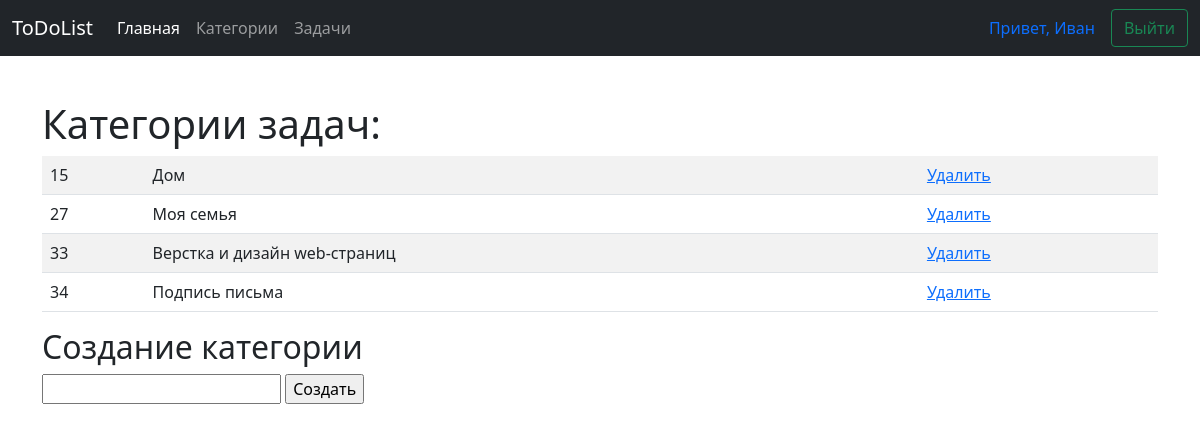
Screenshot of /index.php?page=c (signed in) with the database file from the repository.
### tables this page shows
CREATE TABLE `category` (
  `id` int(10) UNSIGNED NOT NULL,
  `name` varchar(255) NOT NULL,
  `id_user` int(10) UNSIGNED NOT NULL
);

### categories.php (the view)
<h1>Категории задач:</h1>
<table class="table table-striped">
<?php
$result = $conn->query("SELECT * FROM category WHERE id_user=". $_SESSION['id']);
while ($row = $result->fetch()) {
    echo '<tr>';
    echo '<td>' .  $row['id']. '</td><td>' . $row['name'] . '</td>';
    echo '<td><a href=deletecategory.php?id='.$row['id'].'>Удалить</a></td>';
    echo '</tr>';
}
?>
<?php if (isset($_SESSION['login'])): ?>
</table>
<h2>Создание категории</h2>
<form method="get" action="insertcategory.php">
    <input type="text" name="name">
    <input type="submit" value="Создать">
</form>
<?php endif ?>

### rows the page displays
category: id "15", name "Дом"
category: id "27", name "Моя семья"
category: id "33", name "Верстка и дизайн web-страниц"
category: id "34", name "Подпись письма"

### other values shown
$_SESSION['firstname'] "Иван"
